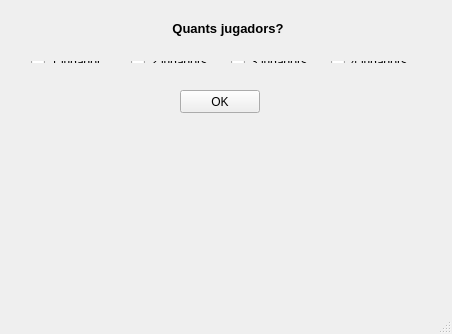
<?xml version="1.0" encoding="UTF-8"?>
<ui version="4.0">
 <class>MainWindow</class>
 <widget class="QMainWindow" name="MainWindow">
  <property name="geometry">
   <rect>
    <x>0</x>
    <y>0</y>
    <width>452</width>
    <height>334</height>
   </rect>
  </property>
  <property name="windowTitle">
   <string>MainWindow</string>
  </property>
  <widget class="QWidget" name="centralWidget">
   <widget class="QLabel" name="quantsJug">
    <property name="geometry">
     <rect>
      <x>170</x>
      <y>20</y>
      <width>116</width>
      <height>17</height>
     </rect>
    </property>
    <property name="text">
     <string>&lt;html&gt;&lt;head/&gt;&lt;body&gt;&lt;p align=&quot;center&quot;&gt;&lt;span style=&quot; font-size:10pt; font-weight:600;&quot;&gt;Quants jugadors?&lt;/span&gt;&lt;/p&gt;&lt;/body&gt;&lt;/html&gt;</string>
    </property>
   </widget>
   <widget class="QPushButton" name="pushButton">
    <property name="geometry">
     <rect>
      <x>180</x>
      <y>90</y>
      <width>80</width>
      <height>23</height>
     </rect>
    </property>
    <property name="text">
     <string>OK</string>
    </property>
   </widget>
   <widget class="QWidget" name="layoutWidget">
    <property name="geometry">
     <rect>
      <x>20</x>
      <y>50</y>
      <width>416</width>
      <height>24</height>
     </rect>
    </property>
    <layout class="QHBoxLayout" name="horizontalLayout">
     <item>
      <widget class="QRadioButton" name="radBut_1">
       <property name="text">
        <string>1 jugador</string>
       </property>
      </widget>
     </item>
     <item>
      <widget class="QRadioButton" name="radBut_2">
       <property name="text">
        <string>2 jugadors</string>
       </property>
      </widget>
     </item>
     <item>
      <widget class="QRadioButton" name="radBut_3">
       <property name="text">
        <string>3 jugadors</string>
       </property>
      </widget>
     </item>
     <item>
      <widget class="QRadioButton" name="radBut_4">
       <property name="text">
        <string>4 jugadors</string>
       </property>
      </widget>
     </item>
    </layout>
   </widget>
   <widget class="QWidget" name="layoutWidget">
    <property name="geometry">
     <rect>
      <x>20</x>
      <y>160</y>
      <width>411</width>
      <height>20</height>
     </rect>
    </property>
    <layout class="QHBoxLayout" name="horizontalLayout_2">
     <item>
      <widget class="QLabel" name="Player1">
       <property name="text">
        <string>&lt;html&gt;&lt;head/&gt;&lt;body&gt;&lt;p align=&quot;center&quot;&gt;Jugador 1&lt;/p&gt;&lt;/body&gt;&lt;/html&gt;</string>
       </property>
      </widget>
     </item>
     <item>
      <widget class="QLabel" name="Player2">
       <property name="text">
        <string>&lt;html&gt;&lt;head/&gt;&lt;body&gt;&lt;p align=&quot;center&quot;&gt;Jugador 2&lt;/p&gt;&lt;/body&gt;&lt;/html&gt;</string>
       </property>
      </widget>
     </item>
     <item>
      <widget class="QLabel" name="Player3">
       <property name="text">
        <string>&lt;html&gt;&lt;head/&gt;&lt;body&gt;&lt;p align=&quot;center&quot;&gt;Jugador 3&lt;/p&gt;&lt;/body&gt;&lt;/html&gt;</string>
       </property>
      </widget>
     </item>
     <item>
      <widget class="QLabel" name="Player4">
       <property name="text">
        <string>&lt;html&gt;&lt;head/&gt;&lt;body&gt;&lt;p align=&quot;center&quot;&gt;Jugador 4&lt;/p&gt;&lt;/body&gt;&lt;/html&gt;</string>
       </property>
      </widget>
     </item>
    </layout>
   </widget>
   <widget class="QWidget" name="layoutWidget">
    <property name="geometry">
     <rect>
      <x>20</x>
      <y>210</y>
      <width>411</width>
      <height>91</height>
     </rect>
    </property>
    <layout class="QHBoxLayout" name="horizontalLayout_3">
     <item>
      <widget class="QLabel" name="Res1">
       <property name="text">
        <string>&lt;html&gt;&lt;head/&gt;&lt;body&gt;&lt;p align=&quot;center&quot;&gt;&lt;br/&gt;&lt;/p&gt;&lt;/body&gt;&lt;/html&gt;</string>
       </property>
      </widget>
     </item>
     <item>
      <widget class="QLabel" name="Res2">
       <property name="text">
        <string>&lt;html&gt;&lt;head/&gt;&lt;body&gt;&lt;p align=&quot;center&quot;&gt;&lt;br/&gt;&lt;/p&gt;&lt;/body&gt;&lt;/html&gt;</string>
       </property>
      </widget>
     </item>
     <item>
      <widget class="QLabel" name="Res3">
       <property name="text">
        <string>&lt;html&gt;&lt;head/&gt;&lt;body&gt;&lt;p align=&quot;center&quot;&gt;&lt;br/&gt;&lt;/p&gt;&lt;/body&gt;&lt;/html&gt;</string>
       </property>
      </widget>
     </item>
     <item>
      <widget class="QLabel" name="Res4">
       <property name="text">
        <string>&lt;html&gt;&lt;head/&gt;&lt;body&gt;&lt;p align=&quot;center&quot;&gt;&lt;br/&gt;&lt;/p&gt;&lt;/body&gt;&lt;/html&gt;</string>
       </property>
      </widget>
     </item>
    </layout>
   </widget>
  </widget>
  <widget class="QStatusBar" name="statusBar"/>
 </widget>
 <layoutdefault spacing="6" margin="11"/>
 <resources/>
 <connections/>
</ui>
